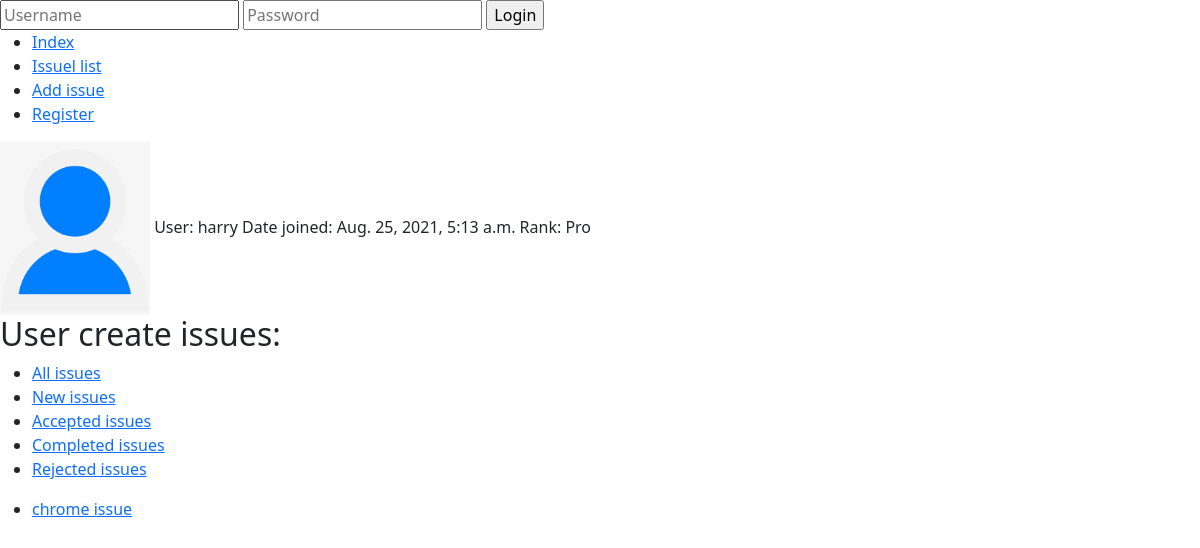
/user_page/4, run on the app's committed database.
### fix/models.py (models this page shows, shortened)
class User(AbstractUser):
    profile_image = models.ImageField(upload_to="profile_images", blank=True, null=True)
    rank = models.CharField(max_length=1, choices=RANKS)
    role = models.CharField(max_length=1, choices=ROLE)
    phone = models.CharField(max_length=11, blank=True)

class Issue(models.Model):
    author = models.ForeignKey(User, on_delete=models.RESTRICT, related_name="applications")
    executor = models.ForeignKey(User, on_delete=models.RESTRICT, related_name="jobs", blank=True, null=True)
    title = models.CharField(max_length=128)
    description = models.CharField(max_length=1024)
    response = models.CharField(max_length=1024, blank=True, null=True)
    date_created = models.DateTimeField(auto_now_add=True)
    status = models.CharField(max_length=1, choices=STATUS)
    image_before = models.ImageField(upload_to="images")
    image_after = models.ImageField(upload_to="images", blank=True, null=True)
    latitude = models.FloatField()
    longitude = models.FloatField()

### fix/views.py (the view)
# urls.py: path('user_page/<int:user_id>', views.user_page, name="user_page"),
def user_page(request, user_id):
    user_data = User.objects.get(pk=user_id)
    issues = Issue.objects.filter(author=user_data)
    return render(request, "fix/user_page.html", {
        "user_data": user_data,
        "issues": issues,
    })

### fix/templates/fix/user_page.html (shortened to what this page needs)
{% extends "fix/layout.html" %}
{% load static %}
{% block body %}
    <div>
        {% if user_data.profile_image %}
            <img src="{{ user_data.profile_image.url }}" style="width: 150px;">
        {% else %}
            <img src="/media/profile_images/default.png" style="width: 150px;">
        {% endif %}
        User: {{ user_data.username }}
        Date joined: {{ user_data.date_joined }}
        Rank: {{ user_data.get_rank_display }}
    </div>
    <div>
        <h2>User create issues:</h2>
        <ul>
            <li><a href="" data-status=""class="issues_link">All issues</a></li>
            <li><a href="" data-status="N" class="issues_link">New issues</a></li>
            <li><a href="" data-status="A" class="issues_link">Accepted issues</a></li>
            <li><a href="" data-status="C" class="issues_link">Completed issues</a></li>
            <li><a href="" data-status="R" class="issues_link">Rejected issues</a></li>
        </ul>
        <ul id="list">
            {% for issue  in issues %}
                <li><a href="{% url 'issue_page' issue.id %}">{{ issue.title }}</a></li>
            {% endfor %}
        </ul>
    </div>
{% endblock %}

### data on the page
User: username "harry", date_joined "Aug. 25, 2021, 5:13 a.m.", rank "Pro"
Issue: title "chrome issue"
